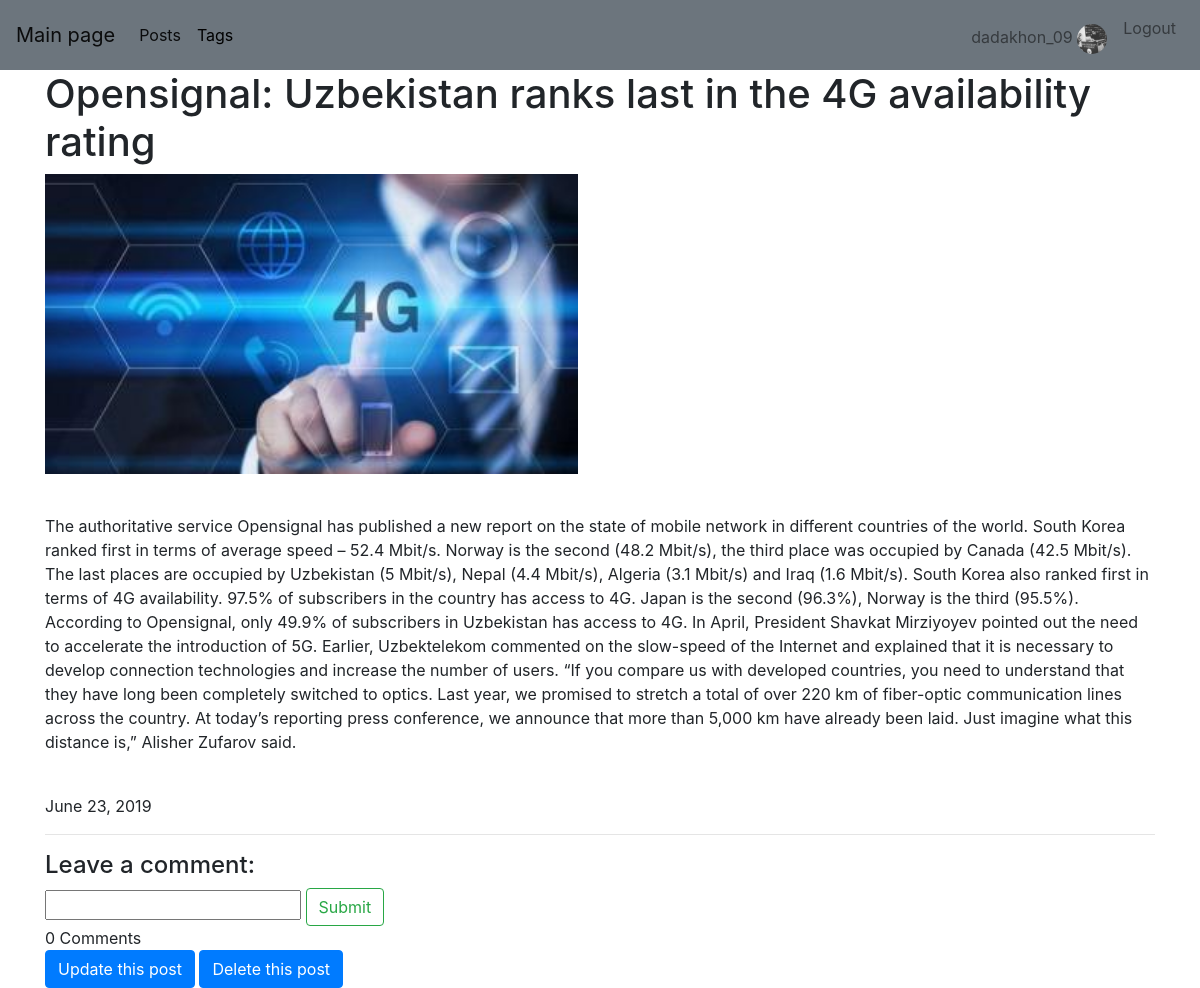
The app's page /post/opensignal-uzbekistan-ranks-last-in-the-4g-availability-rating/ (signed in), older data.
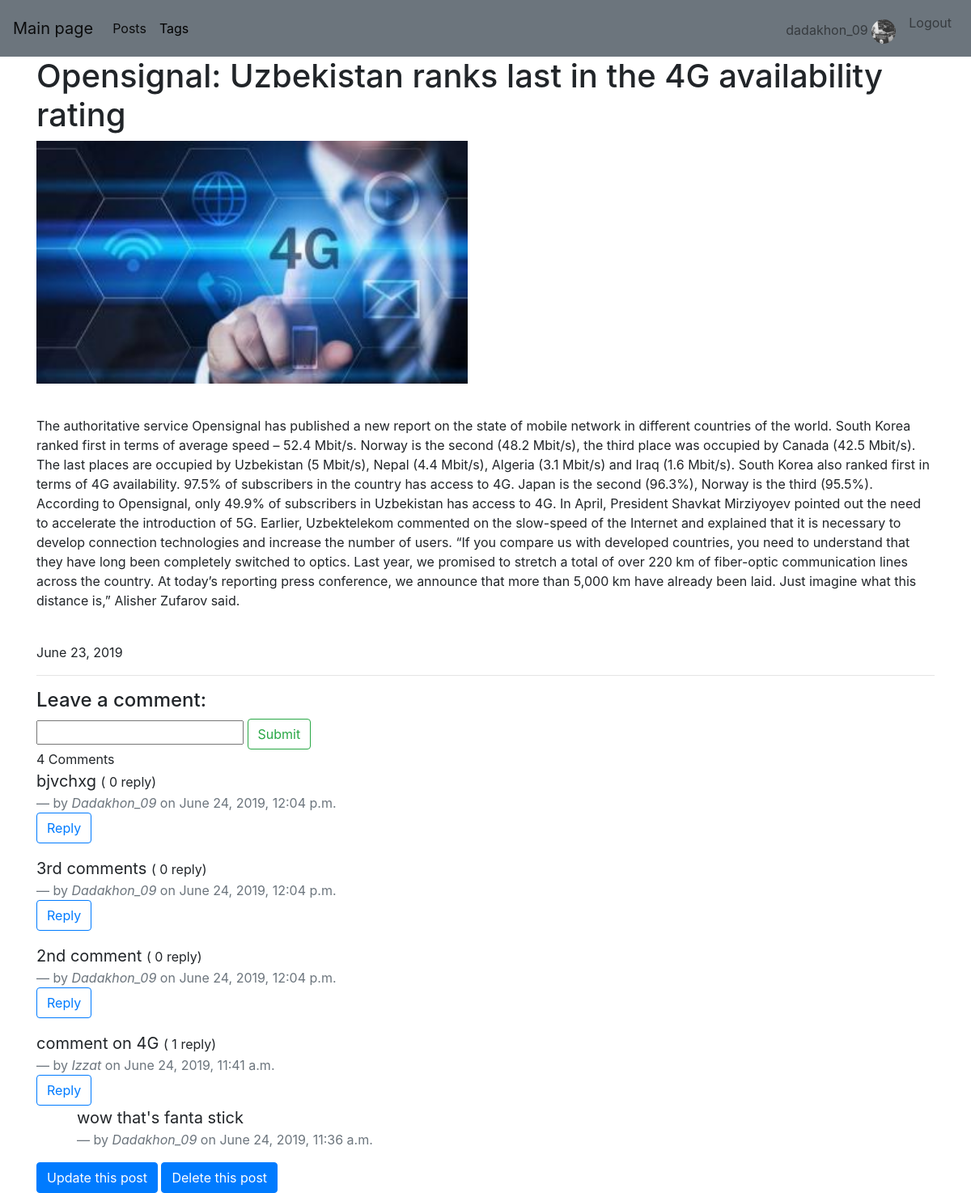
The same page, newer data.
### blog/models.py (models this page shows, shortened)
class Post(models.Model):
    title = models.CharField(max_length=200, unique=True, db_index=True)
    slug = models.SlugField(max_length=200, blank=True)
    content = models.TextField(null=True, db_index=True)
    tags = models.ManyToManyField('Tag', blank=True, related_name='posts')
    created_on = models.DateField(auto_now_add=True)
    author = models.ForeignKey(User, null=True, on_delete=models.CASCADE, related_name='author_posts')
    image = models.ImageField(default="default_post.jpg", blank=True, null=True, upload_to='post_pics')
    def get_update_url(self):
        return reverse('post_update', kwargs={'slug': self.slug})
    class Meta:
        ordering = ['-created_on']
        db_table = 'posts'

class Comment(models.Model):
    post = models.ForeignKey(Post, on_delete=models.CASCADE, related_name='comments')
    user = models.ForeignKey(User, on_delete=models.CASCADE)
    content = models.CharField(default='comment', max_length=150)
    timestamp = models.DateTimeField(auto_now_add=True)
    class Meta:
        ordering = ['-timestamp']

class ReplyComment(models.Model):
    user = models.ForeignKey(User, on_delete=models.CASCADE)
    comment_reply = models.ForeignKey("Comment", blank=True, null=True, on_delete=models.CASCADE, related_name="reply")
    content = models.CharField(max_length=150, null=True)
    timestamp = models.DateTimeField(auto_now_add=True)
    class Meta:
        ordering = ['-timestamp']

### blog/views/posts.py (the view)
# urls.py: path('post/<str:slug>/', post_views.PostDetail.as_view(), name="post_detail"),
class PostDetail(View):
    model = Post
    template = 'post_detail.html'
    def get(self, request, slug):
        tags = Tag.objects.all()
        comments = Comment.objects.all().order_by('-timestamp')
        post = get_object_or_404(self.model, slug__iexact=slug)
        return render(request, self.template,
                      context={self.model.__name__.lower(): post, 'comments': comments, 'tags': tags})

### blog/models.py (called while the page is built)
    def get_absolute_url(self):
        return reverse('tag_detail', kwargs={'slug': self.slug})

### blog/templatetags/tags.py (called while the page is built)
@register.simple_tag(name='tags')
def asd():
    return Tag.objects.all()

### templates/post_detail.html (shortened to what this page needs)
{% extends 'base.html' %}
{% load staticfiles %}
{% block  page_head %}
    <link rel="stylesheet" href="{% static 'My_blog/css/main.css' %}">
{% endblock %}
{% block page_content %}
    <div class="container">
        <div>
            <h1>
                {{ post.title }}
            </h1>
            <img width="auto" height="300" src="{{ post.image.url }}" alt="">
            <p class="mt-40">
                {{ post.content }}
            </p>
            <p class="mt-40">
                {{ post.created_on }}
            </p>
        </div>
        <hr/>
        <h4>Leave a comment:</h4>
        <form action="{% url 'comment_create_url' post.slug%}" method="post">{% csrf_token %}
             <input type="text" name="content">
            <input type="submit" value="Submit" class="btn btn-outline-success">
        </form>
        <div>
            {{ post.comments.count }} Comment{{ comments|pluralize }}
            {% for com in post.comments.all %}
                <blockquote class="blockquote">
                    <p class="mb-0">{{ com.content }} <small>( {{ com.reply.count }} reply)</small>{{ reply|pluralize }}</p>
                    <footer class="blockquote-footer">by <cite title="Source Title">{{ com.user|capfirst }}</cite>
                        on {{ com.timestamp }}</footer>
                   <button id="btn{{ forloop.counter }}" class="reply_button btn btn-outline-primary" type="button">Reply</button>
            {% for reply in com.reply.all  %}
                <blockquote class="blockquote ml-50">
                <p class="mb-0">{{ reply.content }}</p>
                <footer class="blockquote-footer">by <cite title="Source Title">{{ reply.user|capfirst }}</cite>
                    on {{ reply.timestamp }}</footer>
                </blockquote>
            {% endfor %}
                </blockquote>
            {% endfor %}
        </div>
        <a href="{{ post.get_update_url }}">
            <button class="btn btn-primary">Update this post</button>
        </a>
        <a class="" href="{% url 'post_new_delete' post.id %}">
            <button class="btn btn-primary">Delete this post</button>
        </a>
    </div>
{% endblock %}

Row changes from the older to the newer data that the page shows:
computed for Post "Opensignal: Uzbekistan ranks last in the 4G availability rating": comments.count "0" → "4"
added Comment: content "bjvchxg", reply.count "0", user "Dadakhon_09", timestamp "June 24, 2019, 12:04 p.m."
added Comment: content "3rd comments", reply.count "0", user "Dadakhon_09", timestamp "June 24, 2019, 12:04 p.m."
added Comment: content "2nd comment", reply.count "0", user "Dadakhon_09", timestamp "June 24, 2019, 12:04 p.m."
added Comment: content "comment on 4G", reply.count "1", user "Izzat", timestamp "June 24, 2019, 11:41 a.m."
added ReplyComment: content "wow that's fanta stick", user "Dadakhon_09", timestamp "June 24, 2019, 11:36 a.m."
